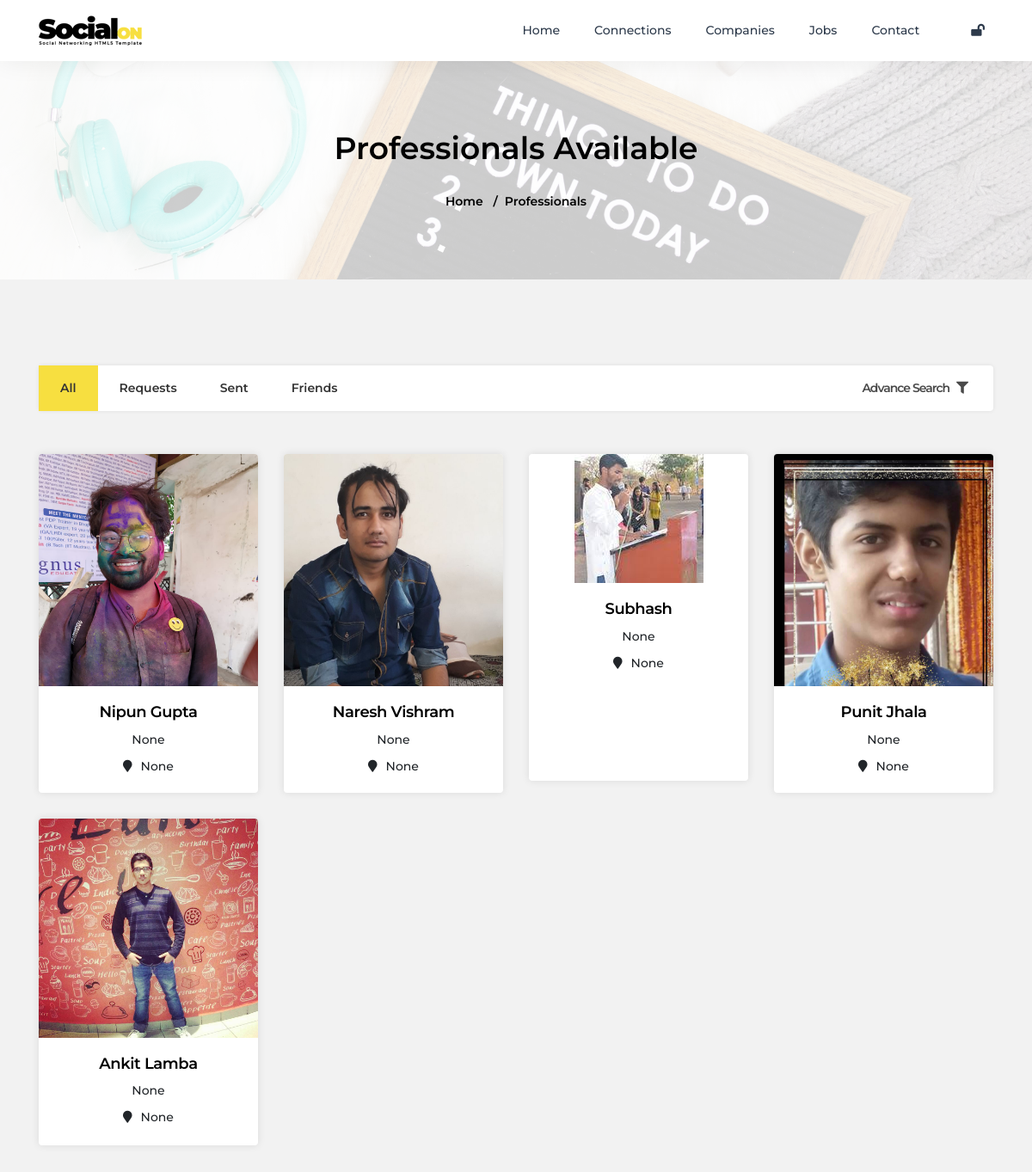
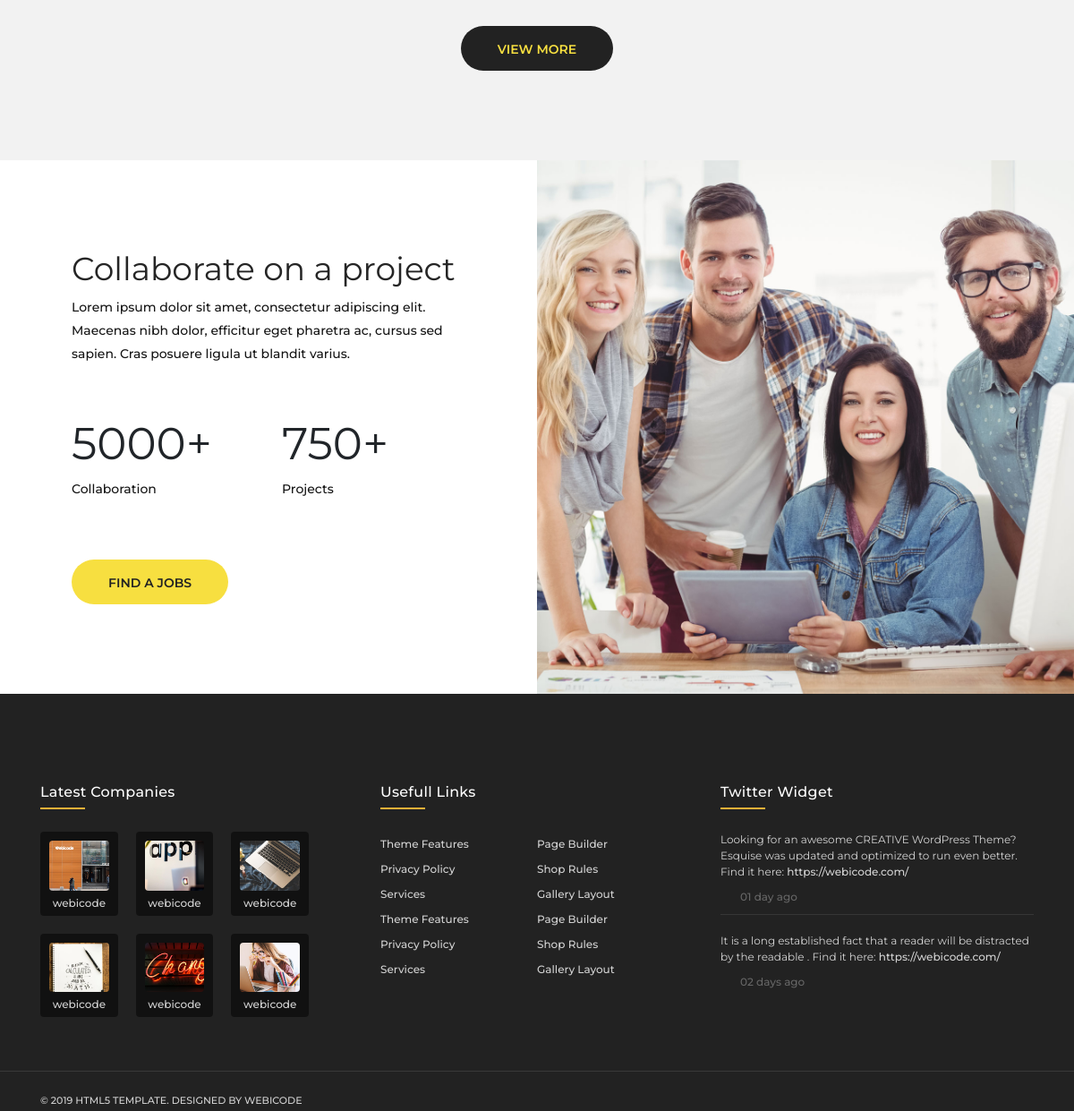
/professionals/all/ (signed in), run on the app's committed database (2 pictures, top to bottom).
### connect/models.py (models this page shows, shortened)
class UserData(models.Model):
    usr=models.ForeignKey(User,on_delete=models.CASCADE,blank=True,null=True) #connecting User
    name=models.CharField(max_length=50,blank=True,null=True)
    email = models.EmailField(blank=True, null=True)
    contact = models.IntegerField(blank=True, null=True)
    image = models.ImageField(blank=True, null=True)
    about=models.TextField(max_length=150,blank=True,null=True)
    dob=models.DateField(null=True,blank=True)
    location=models.CharField(max_length=100,null=True,blank=True)
    degree=models.CharField(max_length=100,null=True,blank=True)
    experience=models.CharField(max_length=100,null=True,blank=True)
    profile_title=models.CharField(max_length=200,null=True,blank=True)
    website=models.CharField(max_length=200,null=True,blank=True)
    facebook=models.URLField(null=True,blank=True)
    twitter=models.URLField(null=True,blank=True)
    linkedin=models.URLField(null=True,blank=True)
    instagram=models.URLField(null=True,blank=True)

### connect/views.py (the view, shortened to what this page needs)
# urls.py: path('professionals/<str:what>/',All_Profession,name="professionals"),
def All_Profession(request,what):
    if not request.user.is_authenticated:
        return redirect("login")
    logged_in_user=User.objects.get(username=request.user.username)
    me=UserData.objects.get(usr=logged_in_user)
    con_request = Connections.objects.filter(receiver=me, status="Sent")
    con_sent = Connections.objects.filter(sender=me, status="Sent")
    con_friend = Connections.objects.filter(Q(sender=me, status="friend") | Q(receiver=me, status="friend")).order_by("-date")
    data=""
    if what == "all":
        data = UserData.objects.all()
    all_users=UserData.objects.all()
    dict={"allusers":data,"what":what,"con_request":con_request, "con_sent":con_sent,"con_friend":con_friend}
    return render(request,"professionals.html",dict)

### connect/templates/professionals.html (shortened to what this page needs)
{% extends 'base.html' %}
  {% load static %}
{% block body %}
  <div id="content">
    <section class="sub-bnr">
      <div class="container">
        <h2>Professionals Available</h2>
        <nav aria-label="breadcrumb">
          <ol class="breadcrumb">
            <li class="breadcrumb-item"><a href="professionals.html#">Home</a></li>
            <li class="breadcrumb-item active" aria-current="page">Professionals</li>
          </ol>
        </nav>
      </div>
    </section>
    <main class="cd-main-content">
      <section class="padding-top-100 padding-bottom-100">
        <div class="container">
          <div class="cd-tab-filter-wrapper filter-wrapper">
            <div class="cd-tab-filter">
              <ul class="cd-filters">
                {% if what == "all" %}
                <li class="filter"><a class="selected" href="{% url 'professionals' 'all' %}">All</a></li>
                {% else %}
                <li class="filter"><a class="" href="{% url 'professionals' 'all' %}">All</a></li>
                {% endif %}
                {% if what == "Request" %}
                <li class="filter"><a class ="selected" href="{% url 'professionals' 'Request' %}" >Requests</a></li>
                {% else %}
                <li class="filter"><a class ="" href="{% url 'professionals' 'Request' %}" >Requests</a></li>
                {% endif %}
                {% if what == "Sent" %}
                <li class="filter"><a class="selected" href="{% url 'professionals' 'Sent' %}">Sent</a></li>
                {% else %}
                <li class="filter"><a class="" href="{% url 'professionals' 'Sent' %}">Sent</a></li>
                {% endif %}
                {% if what == "Friends" %}
                <li class="filter"><a class ="selected" href="{% url 'professionals' 'Friends' %}">Friends</a></li>
                {% else %}
                <li class="filter"><a class ="" href="{% url 'professionals' 'Friends' %}">Friends</a></li>
                {% endif %}
              </ul>
              <div class="filter-search"> <a class="fltr-srch collapsed" data-toggle="collapse" href="professionals.html#filter-detail" role="button" aria-expanded="false" aria-controls="collapseExample"> Advance Search <i class="fa fa-filter"></i> </a>
              </div>
            </div>
          </div>
          <section class="cd-gallery">
            <ul>
              {% if what == "all" %}
              {% for i in allusers %}
              {% if i.usr.username != request.user.username %}
              <li class="mix">
                <div class="team-inside">
                  <div class="img-sec"> <img src="{{i.image.url}}" class="img-responsive" alt="{{i.name}}" >
                  </div>
                  <div class="txt-sec">
                    <h5><a href="professionals.html#."> {{i.name}} </a></h5>
                    <span>{{i.profile_title}}</span> <span><i class="fa fa-map-marker"></i>{{i.location}}</span> </div>
                </div>
              </li>
              {% endif %}
              {% endfor %}
              {% endif %}
            </ul>
            <div class="clearfix"></div>
            <div class="btn-center margin-top-30 text-center"> <a href="professionals.html#." class="btn btn-inverse">View More</a> </div>
          </section>
        </div>
      </section>
    </main>
    <section class="bg-white">
      <div class="main-page-section half_left_layout">
        <div class="main-half-layout half_right_layout"> </div>
        <div class="main-half-layout-container half_right_layout">
          <div class="about-us-con">
            <h3>Collaborate on a project</h3>
            <p>Lorem ipsum dolor sit amet, consectetur adipiscing elit. Maecenas nibh dolor, efficitur eget pharetra ac, cursus sed sapien. Cras posuere ligula ut blandit varius. </p>
            <ul class="count-info row">
              <li class="col"> <span class="counter">5000</span><span>+</span>
                <p>Collaboration</p>
              </li>
              <li class="col"> <span class="counter">750</span><span>+</span>
                <p>Projects</p>
              </li>
            </ul>
            <a href="professionals.html#." class="btn">Find a Jobs</a> </div>
        </div>
      </div>
    </section>
  </div>
  {% endblock %}

### data on the page
UserData: name "Nipun Gupta", profile_title "None", location "None"
UserData: name "Naresh Vishram", profile_title "None", location "None"
UserData: name "Subhash", profile_title "None", location "None"
UserData: name "Punit Jhala", profile_title "None", location "None"
UserData: name "Ankit Lamba", profile_title "None", location "None"
